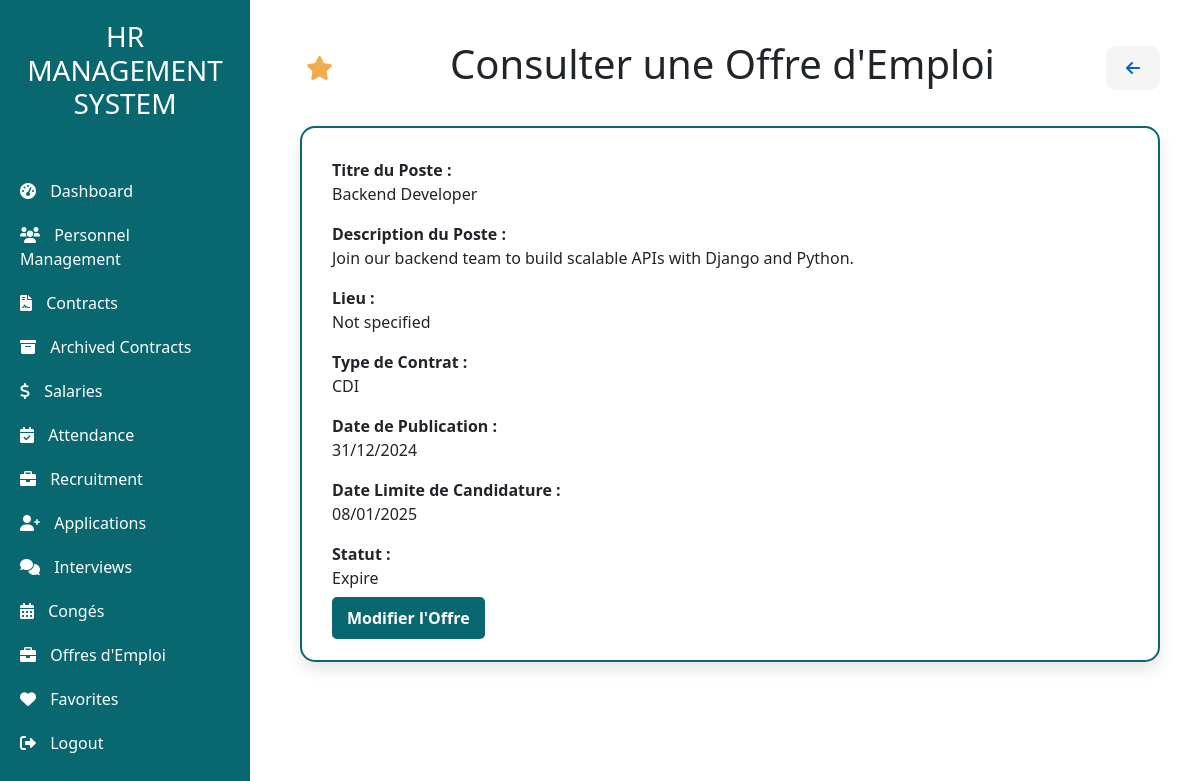
The app's page /Offre_emploi/consulter/2 (signed in) with its own data.
### recrutement/models.py (models this page shows, shortened)
class Offre_emploi(models.Model):
    class StatutChoices(models.TextChoices):
        ACTIF = 'Actif', _('Active')
        EXPIRE = 'Expire', _('Expired')
        EN_ATTENTE = 'En attente', _('Pending')
    id_offre = models.AutoField(primary_key=True)
    titre = models.CharField(max_length=300, verbose_name=_("Title"))
    description = models.TextField(verbose_name=_("Description"), default='No description provided')
    statut = models.CharField(
        max_length=20,
        choices=StatutChoices.choices,
        default=StatutChoices.EN_ATTENTE,
        verbose_name=_("Status"),
    )
    date_publication = models.DateField(verbose_name=_("Publication Date"))
    date_expiration = models.DateField(null=True, blank=True, verbose_name=_("Expiration Date"))
    lieu = models.CharField(max_length=255, verbose_name=_("Location"), default="Not specified")
    type_contrat = models.CharField(max_length=100, verbose_name=_("Contract Type"), default="Not specified")
    class Meta:
        verbose_name = _("Job Offer")
        verbose_name_plural = _("Job Offers")
        ordering = ['-date_publication']

### recrutement/views.py (the view)
# urls.py: path('Offre_emploi/consulter/<int:offre_emploi>', recrutement_views.consulter_offre_emploi, name='consulter_offre_emploi'),
@login_required
def consulter_offre_emploi(request, offre_emploi):
    fetched_offre_emploi = get_object_or_404(Offre_emploi, id_offre=offre_emploi)
    offre_emploi_info = ({
            'id_offre': fetched_offre_emploi.id_offre,
            'titre': fetched_offre_emploi.titre,
            'description': fetched_offre_emploi.description,
            'statut': fetched_offre_emploi.statut,
            'date_publication': fetched_offre_emploi.date_publication,
            'date_expiration': fetched_offre_emploi.date_expiration,
            'lieu': fetched_offre_emploi.lieu,
            'type_contrat': fetched_offre_emploi.type_contrat
        })
    return render(request, 'offre_emploi/consulter_offre_emploi.html', {'offre_emploi': offre_emploi_info
                                                                        , 'current_url': request.path.lstrip('/')})

### recrutement/templates/offre_emploi/consulter_offre_emploi.html (shortened to what this page needs)
<!DOCTYPE html>
<html lang="en">
<head>
</head>
<body>
    {% extends "base.html" %}
    {% block content %}
    <div class="main-content">
        <div class="d-flex justify-content-between align-items-center mb-4">
            <form method="post" action="{% url 'ajouter_favoris' current_url=current_url %}">
                <button type="submit" class="favorite-btn" title="Add to Favorites">
                    <i class="fas fa-star"></i>
                </button>
            </form>
            <h1>Consulter une Offre d'Emploi</h1>
            <a href="javascript:history.back()" class="go-back-btn" title="Go Back">
                <i class="fas fa-arrow-left"></i>
            </a>
        </div>
        <div class="frame-container">
            <div class="job-detail">
                <label>Titre du Poste :</label>
                <p>{{ offre_emploi.titre }}</p>
            </div>
            <div class="job-detail">
                <label>Description du Poste :</label>
                <p>{{ offre_emploi.description }}</p>
            </div>
            <div class="job-detail">
                <label>Lieu :</label>
                <p>{{ offre_emploi.lieu }}</p>
            </div>
            <div class="job-detail">
                <label>Type de Contrat :</label>
                <p>{{ offre_emploi.type_contrat }}</p>
            </div>
            <div class="job-detail">
                <label>Date de Publication :</label>
                <p>{{ offre_emploi.date_publication|date:"d/m/Y" }}</p>
            </div>
            <div class="job-detail">
                <label>Date Limite de Candidature :</label>
                <p>{{ offre_emploi.date_expiration|date:"d/m/Y" }}</p>
            </div>
            <div class="job-detail">
                <label>Statut :</label>
                <p>{{ offre_emploi.statut }}</p>
            </div>
            <a href="{% url 'modifier_offre_emploi' offre_emploi.id_offre %}" class="btn-custom">Modifier l'Offre</a>
        </div>
    </div>
    {% endblock %}

### recrutement/templates/offre_emploi/consulter_offre_emploi.html (style rules this page uses)
body { font-family: 'Roboto', sans-serif; background-color: #f4f6f9; color: #333; margin: 0; padding: 0; }
.main-content { padding: 20px; }
.frame-container { background-color: #fff; padding: 30px; border-radius: 15px; box-shadow: 0 8px 16px rgba(0, 0, 0, 0.1); margin: 30px auto; max-width: 900px; border: 2px solid #08676F; }
.btn-custom { background-color: #08676F; color: #fff; text-decoration: none; padding: 10px 15px; border-radius: 5px; font-size: 1rem; font-weight: bold; transition: background-color 0.3s ease; border: none; }
label { font-weight: bold; }
.go-back-btn { background-color: #f5f5f5; color: #0066cc; border: none; padding: 10px 20px; font-size: 1rem; font-weight: bold; border-radius: 10px; transition: background-color 0.3s ease; }
.favorite-btn { background-color: transparent; border: none; color: #f0ad4e; font-size: 1.5rem; cursor: pointer; transition: color 0.3s ease; }

### records on screen
Offre_emploi: titre "Backend Developer", description "Join our backend team to build scalable APIs with Django and Python.", lieu "Not specified", type_contrat "CDI", date_publication "31/12/2024", date_expiration "08/01/2025", statut "Expire"
